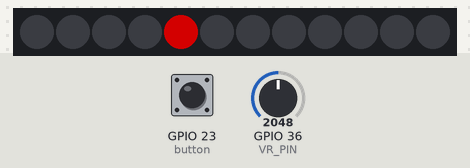
The program below on a simulated ESP32 board running MicroPython. On the bench: 12 RGB LEDs in strip order, left to right. Inputs (shaded band) come from the test bench; at power-on: GPIO 36 (VR_PIN) = 2048, GPIO 23 (button) LOW (analog values on the 0–4095 scale). Dim RGB values are drawn brighter than linear; library files of the repository ran but are not shown: neopixel.py; what the program prints to the serial console is not drawn.

Above: at 1.2 s.
1.3 s: GPIO 36 (VR_PIN) set to 10
At 2.6 s:
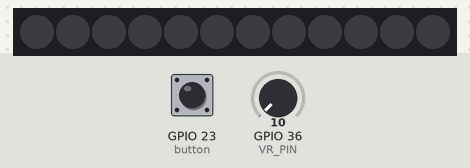
2.9 s: GPIO 36 (VR_PIN) set to 90
At 3.13 s:
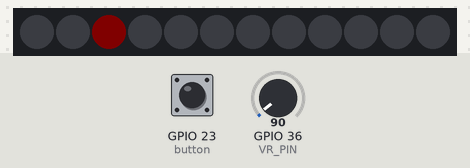
4.5 s: GPIO 23 (button) pulled HIGH for 0.15 s
At 4.75 s:
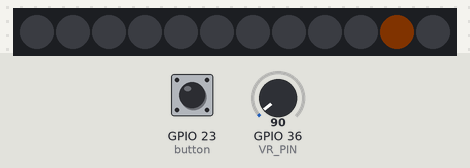
5.2 s: GPIO 23 (button) pulled HIGH for 0.15 s
At 5.56 s:
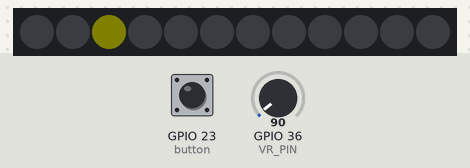
5.9 s: GPIO 23 (button) pulled HIGH for 0.15 s
At 6.16 s:
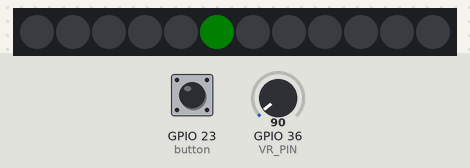
6.6 s: GPIO 23 (button) pulled HIGH for 0.15 s
At 6.97 s:
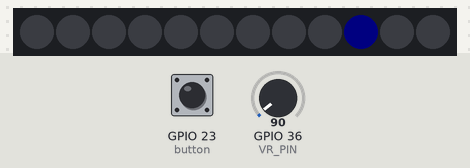
Timing chart, 0 to 8.3 s (numbered marks = the images above; inputs shaded):
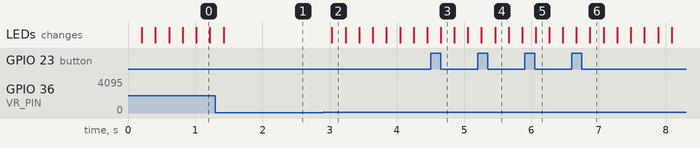

Measured:
- after the input at 1.3 s, the LEDs: change after 0.12 s (image 1)
- after the input at 2.9 s, the LEDs: change after 0.13 s (image 2)
- after the input at 5.2 s, the LEDs: first differ from a run without the input after 0.26 s (image 4)
- after the input at 5.9 s, the LEDs: change after 0.16 s (image 5)
- after the input at 6.6 s, the LEDs: first differ from a run without the input after 0.27 s (image 6)

The program:

08-4.py
```python
# 實驗 #8-4：單顆彩虹燈順時針旋轉 + 按鈕切換顏色 + 可變電阻調整亮度/速度
# 執行環境：MicroPython v1.24.0 on ESP32-DevKitC

import machine
import neopixel
import time

# --- 硬體接腳定義 ---
LED_PIN = 4         # WS2812B LED 燈環的訊號腳
VR_PIN = 36         # 可變電阻 (ADC1_CH0)
BUTTON_PIN = 23     # 按鈕

# --- LED 燈環設定 ---
NUM_LEDS = 12       # 燈珠數量

# --- 功能參數設定 ---
LONG_PRESS_MS = 1000  # 長按定義：1000 毫秒 (1秒)

# 彩虹顏色順序 (R, G, B)
COLORS = [
    (255, 0, 0),    # 🔴 紅
    (255, 127, 0),  # 🧡 橙
    (255, 255, 0),  # 🟡 黃
    (0, 255, 0),    # 🟢 綠
    (0, 0, 255),    # 🔵 藍
    (75, 0, 130),   # 🟣 靛 (Indigo)
    (148, 0, 211)   # 🟪 紫 (Violet)
]

# 可變電阻 ADC 讀取範圍 (ESP32 預設為 12-bit)
VR_MIN = 0
VR_MAX = 4095

# 速度模式下的旋轉週期範圍 (毫秒)
SPEED_MIN_MS = 50   # 0.05 秒
SPEED_MAX_MS = 1000 # 1 秒

# 亮度模式下的亮度範圍
BRIGHTNESS_MIN = 0
BRIGHTNESS_MAX = 1.0 # 使用 0.0 到 1.0 的浮點數比例，方便計算

# --- 硬體初始化 ---
# 初始化 NeoPixel 燈環
np = neopixel.NeoPixel(machine.Pin(LED_PIN), NUM_LEDS)

# 初始化可變電阻的 ADC
# set_atten(ADC.ATTN_11DB) 可讓 ADC 讀取完整的 0-3.3V 範圍
adc = machine.ADC(machine.Pin(VR_PIN))
adc.atten(machine.ADC.ATTN_11DB)

# 初始化按鈕，使用內建下拉電阻，按下時為高電位
button = machine.Pin(BUTTON_PIN, machine.Pin.IN, machine.Pin.PULL_DOWN)

# --- 狀態變數 ---
# 動畫狀態
current_led_index = 0
last_led_update_time = 0

# 顏色狀態
current_color_index = 0

# 按鈕狀態
button_press_time = 0
last_button_state = 0

# 模式狀態 ('BRIGHTNESS' 或 'SPEED')
mode = 'BRIGHTNESS'

# 可變參數狀態
brightness = BRIGHTNESS_MAX  # 初始亮度為最亮
speed_period_ms = 200        # 初始速度 (毫秒)

# --- 輔助函式 ---
def map_value(x, in_min, in_max, out_min, out_max):
    """將一個值從一個範圍線性映射到另一個範圍"""
    return (x - in_min) * (out_max - out_min) / (in_max - in_min) + out_min

def apply_brightness(color, brightness_level):
    """將亮度應用到顏色上"""
    # 確保亮度在 0.0 到 1.0 之間
    brightness_level = max(0.0, min(1.0, brightness_level))
    # 將 RGB 的每個分量乘以亮度比例
    return tuple(int(c * brightness_level) for c in color)

# --- 主程式迴圈 ---
print("程式啟動！初始模式：亮度調整")
print("短按按鈕切換顏色，長按按鈕切換模式。")

while True:
    # 取得當前時間戳，用於所有非阻塞式計時
    now = time.ticks_ms()

    # 1. 處理按鈕邏輯 (短按/長按)
    # ------------------------------------
    current_button_state = button.value()

    # 偵測到按鈕被按下 (從 0 -> 1)
    if current_button_state == 1 and last_button_state == 0:
        button_press_time = now

    # 偵測到按鈕被放開 (從 1 -> 0)
    elif current_button_state == 0 and last_button_state == 1:
        press_duration = time.ticks_diff(now, button_press_time)

        if press_duration >= LONG_PRESS_MS:
            # --- 長按：切換模式 ---
            if mode == 'BRIGHTNESS':
                mode = 'SPEED'
                print("模式切換 -> 速度調整 (VR: 0.05秒 - 1秒)")
            else:
                mode = 'BRIGHTNESS'
                print("模式切換 -> 亮度調整 (VR: 熄滅 - 最亮)")
        else:
            # --- 短按：切換顏色 ---
            current_color_index = (current_color_index + 1) % len(COLORS)
            color_names = ["紅", "橙", "黃", "綠", "藍", "靛", "紫"]
            print(f"顏色切換 -> {color_names[current_color_index]}")

    last_button_state = current_button_state

    # 2. 處理可變電阻邏輯
    # ------------------------------------
    vr_value = adc.read()

    if mode == 'BRIGHTNESS':
        # 亮度模式：VR 控制亮度
        # 將 ADC 讀值 (0-4095) 映射到亮度比例 (0.0-1.0)
        brightness = map_value(vr_value, VR_MIN, VR_MAX, BRIGHTNESS_MIN, BRIGHTNESS_MAX)
    else: # mode == 'SPEED'
        # 速度模式：VR 控制速度
        # 將 ADC 讀值 (0-4095) 映射到旋轉週期 (50ms-1000ms)
        speed_period_ms = map_value(vr_value, VR_MIN, VR_MAX, SPEED_MIN_MS, SPEED_MAX_MS)

    # 3. 處理 LED 動畫邏輯
    # ------------------------------------
    # 檢查是否到達下一次更新 LED 的時間
    if time.ticks_diff(now, last_led_update_time) >= speed_period_ms:
        last_led_update_time = now  # 重置計時器

        # a. 先將所有燈珠熄滅
        np.fill((0, 0, 0))

        # b. 計算目前應顯示的顏色 (基底顏色 + 亮度調整)
        base_color = COLORS[current_color_index]
        final_color = apply_brightness(base_color, brightness)

        # c. 點亮當前的燈珠
        # 如果亮度為 0，final_color 會是 (0,0,0)，燈珠自然熄滅
        np[current_led_index] = final_color

        # d. 更新燈環顯示
        np.write()

        # e. 將索引指向下一個燈珠，準備下一次點亮
        current_led_index = (current_led_index + 1) % NUM_LEDS
```
